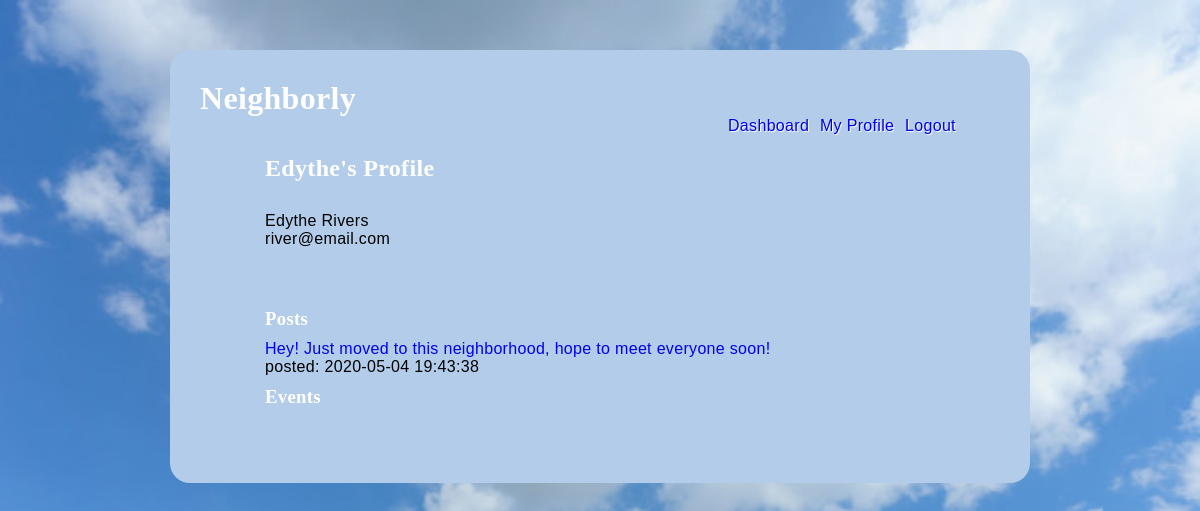
The app's page /neighbors/profile/6 (signed in), older data.
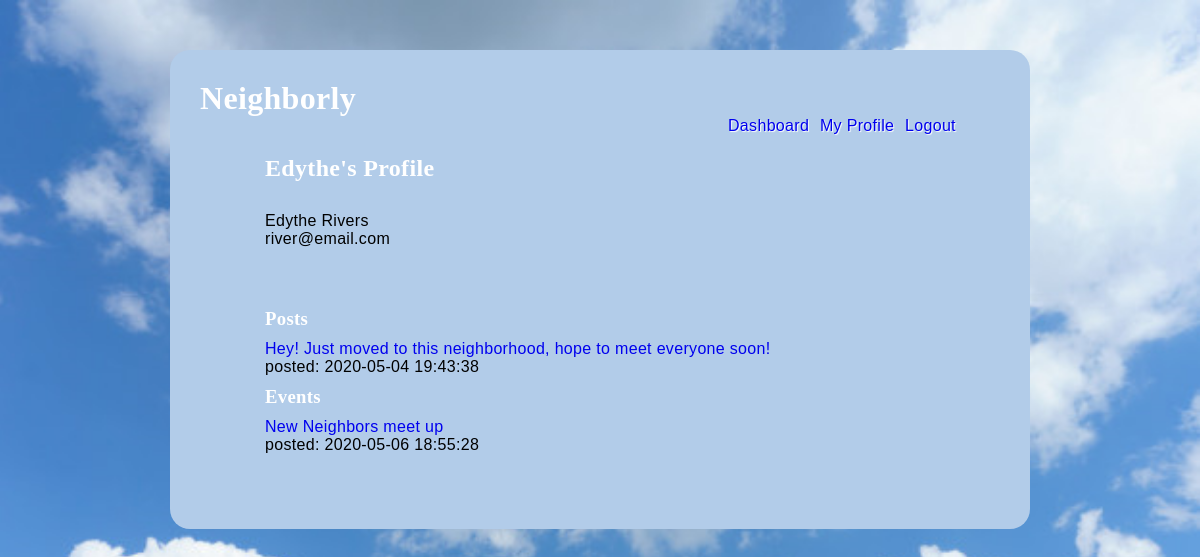
The same page, newer data.
### models.py (models this page shows, shortened)
class User(db.Model):
    __tablename__ = "users"
    id = db.Column(db.Integer, primary_key=True)
    first_name = db.Column(db.String(45))
    last_name = db.Column(db.String(45))
    email = db.Column(db.String(255))
    address_id = db.Column(db.Integer, db.ForeignKey('addresses.id', ondelete='cascade'))
    address = db.relationship('Address', foreign_keys=[address_id])
    password_hash=db.Column(db.String(255))
    profile_pic = db.Column(db.Text)
    likes_sent = db.relationship('Post', secondary=likes_table, passive_deletes=True)
    all_post = db.relationship('Post', back_populates="user", cascade="all, delete, delete-orphan")
    all_event = db.relationship('Event', back_populates="user", cascade="all, delete, delete-orphan")
    post_comments = db.relationship('Post_comment', back_populates="user", cascade="all, delete, delete-orphan")
    event_comments = db.relationship('Event_comment', back_populates="user", cascade="all, delete, delete-orphan")
    created_at = db.Column(db.DateTime, server_default = func.now())
    updated_at = db.Column(db.DateTime, server_default = func.now(), onupdate = func.now())

class Post(db.Model):
    __tablename__ = "posts"
    id = db.Column(db.Integer, primary_key=True)
    message = db.Column(db.String(255))
    user_id = db.Column(db.Integer, db.ForeignKey('users.id', ondelete='cascade'))
    user = db.relationship('User', foreign_keys=[user_id])
    likes_rec = db.relationship('User', secondary=likes_table, passive_deletes=True)
    all_comment = db.relationship('Post_comment', back_populates="post", cascade="all, delete, delete-orphan")
    created_at = db.Column(db.DateTime, server_default = func.now())
    updated_at = db.Column(db.DateTime, server_default = func.now(), onupdate = func.now())

class Event(db.Model):
    __tablename__ = "events"
    id = db.Column(db.Integer, primary_key=True)
    title = db.Column(db.String(100))
    description = db.Column(db.String(255))
    date = db.Column(db.String(45))
    time = db.Column(db.String(45))
    user_id = db.Column(db.Integer, db.ForeignKey('users.id', ondelete='cascade'))
    user = db.relationship('User', foreign_keys=[user_id])
    location_id = db.Column(db.Integer, db.ForeignKey('event_locations.id', ondelete='cascade'))
    location = db.relationship('Event_location', foreign_keys=[location_id])
    all_comment = db.relationship('Event_comment', back_populates="event", cascade="all, delete, delete-orphan")
    created_at = db.Column(db.DateTime, server_default = func.now())
    updated_at = db.Column(db.DateTime, server_default = func.now(), onupdate = func.now())

### controller.py (the view)
def neighbors_profile(user_id):
    if 'user_id' not in session:
        return redirect("/")
    user = User.query.filter_by(id = int(user_id)).all()
    post_history = Post.query.filter_by(user_id = int(user_id))
    event_history = Event.query.filter_by(user_id = int(user_id))
    return render_template("neighbors_profile.html", all_users = user, all_posts = post_history, all_events = event_history)

### templates/neighbors_profile.html (shortened to what this page needs)
<!DOCTYPE html>
<html lang="en">
<head>
    <link rel="stylesheet" type="text/css" href="{{ url_for('static', filename='style_profile.css') }}">
</head>
<body>
    <div class="container">
        <h1>Neighborly</h1>
        <div class="navigation">
            <a href="/dashboard">Dashboard</a>
            <a href="/my_profile">My Profile</a>
            <a href="/logout">Logout</a>
        </div>
        <div class="user_info">
            {% for user in all_users %}
                <h2>{{user.first_name}}'s Profile</h2>
                <ul>
                    <li>{{user.first_name}} {{user.last_name}}
                        <p>{{user.email}}</p>
                    </li>
                </ul>
            {% endfor %}
        </div>
        <div class="user_info">
            <ul>
                <li><h3>Posts</h3></li>
                {% for post in all_posts %}
                    <li><a href="/post/details/{{post.id}}">{{post.message}}</a>
                        <p>posted: {{post.created_at}} </p>
                    </li>
                {% endfor %}
                <li><h3>Events</h3></li>
                {% for event in all_events %}
                    <li><a href="/event/details/{{event.id}}">{{event.title}}</a>
                        <p>posted: {{event.created_at}}</p>
                    </li>
                {% endfor %}
            </ul>
        </div>
    </div>
</body>
</html>

Row changes from the older to the newer data that the page shows:
added Event: title "New Neighbors meet up", created_at "2020-05-06 18:55:28"
